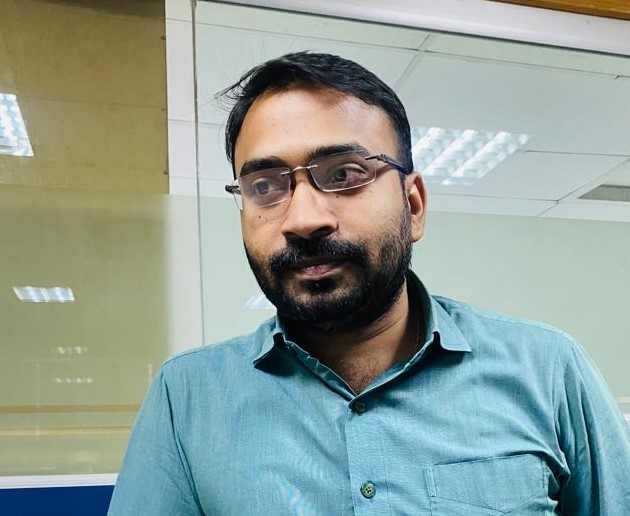
#> input picture Resizer/0204400.jpeg, 630 x 516 px; its folder holds 4 pictures in this run
$ python 'Folder Images Resizer using Width & Height.py'
#> lines starting #> are read from the running program, lines starting #| are printed output that depends on the picture
import PIL
import os
import os.path
from PIL import Image

f = r'Resizer'

width  = int( input( "Please enter the width: " ) )
#> the answer given: 100
height = int( input( "Please enter the height: " ) )
#> the answer given: 100

for file in os.listdir(f):
    f_img = f+"/"+file
    img = Image.open(f_img)
#> img is the input picture: PIL image 630x516 RGB; mean R, G, B 144.8, 159.2, 151.5
    img = img.resize((width,height))
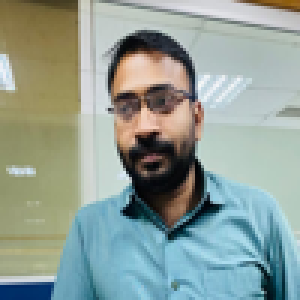
#> img: PIL image 100x100 RGB (shown 3 times larger); mean R, G, B 144.8, 159.2, 151.6
    img.save(f_img)
#> pass 2 of the loop `for file in os.listdir(f):`:
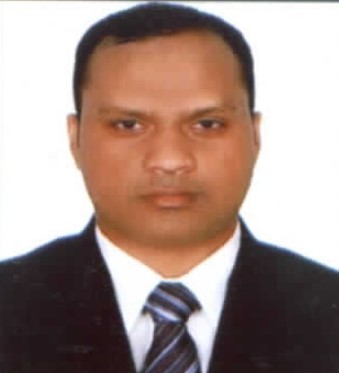
#> input picture Resizer/0300642.jpg, 339 x 373 px
#> img is the input picture: PIL image 339x373 RGB; mean R, G, B 166.6, 145.5, 138.3
#> `img = img.resize((width,height))`:
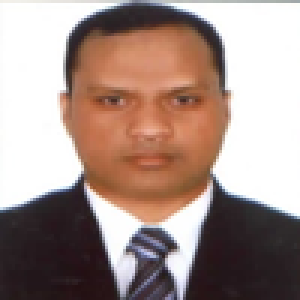
#> img: PIL image 100x100 RGB (shown 3 times larger); mean R, G, B 166.6, 145.6, 138.4
#> pass 3 of the loop `for file in os.listdir(f):`:
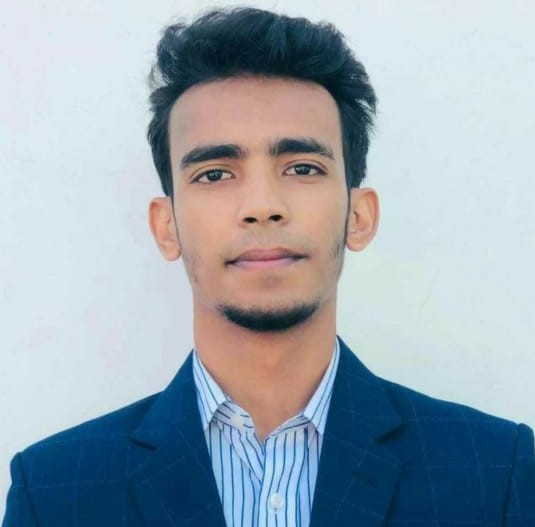
#> input picture Resizer/0800203.jpeg, 535 x 527 px
#> img is the input picture: PIL image 535x527 RGB; mean R, G, B 153.6, 167.2, 177.8
#> `img = img.resize((width,height))`:
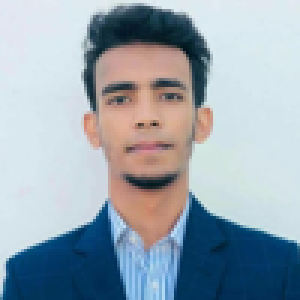
#> img: PIL image 100x100 RGB (shown 3 times larger); mean R, G, B 153.6, 167.2, 177.8
#> the loop made 4 passes; the first 3 are shown
